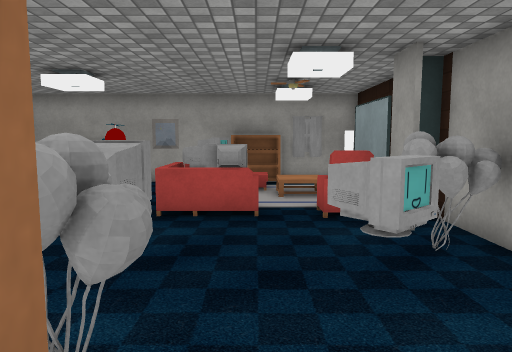
view 1 (above)

16 first-person views from a walk through a Unity game level. The camera is 1.5 m above the floor, tilts 6° down and sees 70° across. The floor is counted in squares, 1 m on a side. Each view is taken from the middle of a square. On the plan, view 1 faces up. The plan holds only what a view shows up to about 16 squares ahead; the rest is blank. The player character is not drawn. Some animated figures are not drawn. Some surface patterns are stand-ins.

view 2
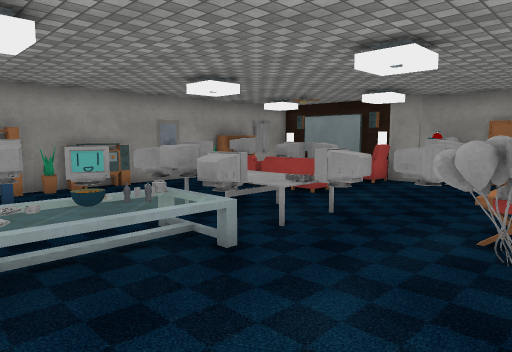

view 3
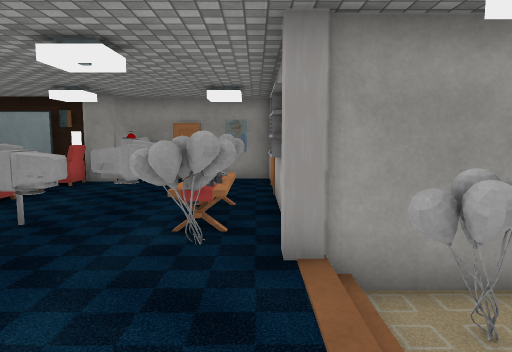

view 4
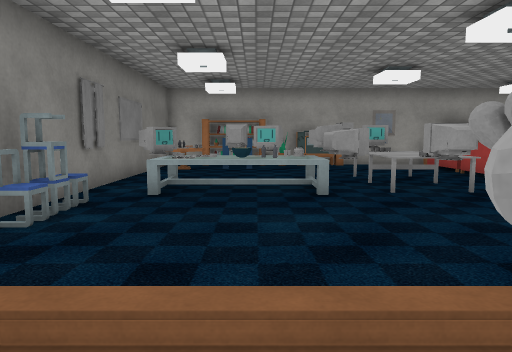

view 5
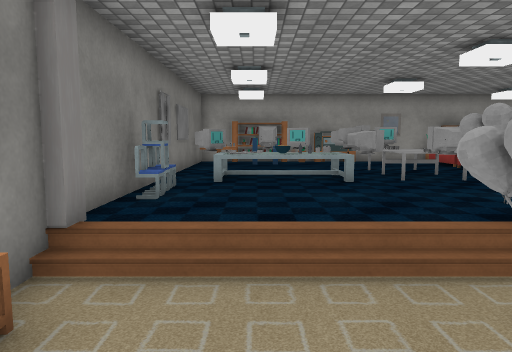

view 6
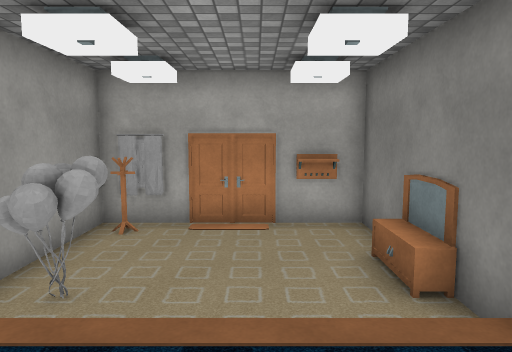

view 7
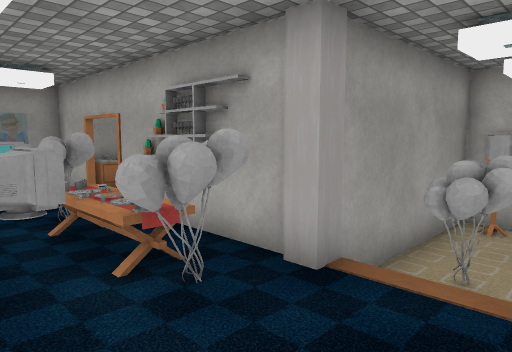

view 8
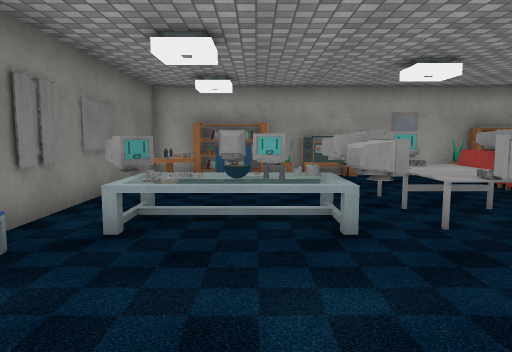

view 9
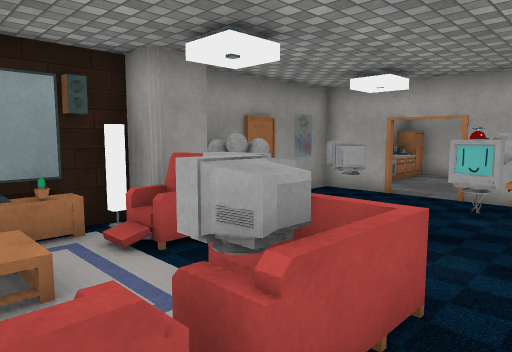

view 10
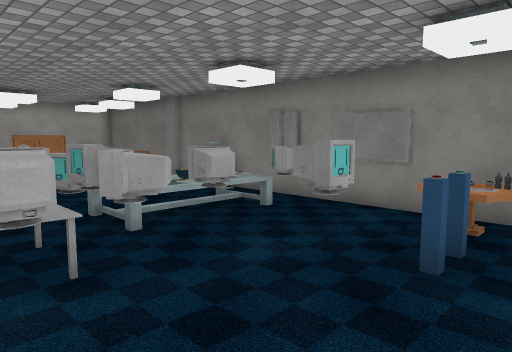

view 11
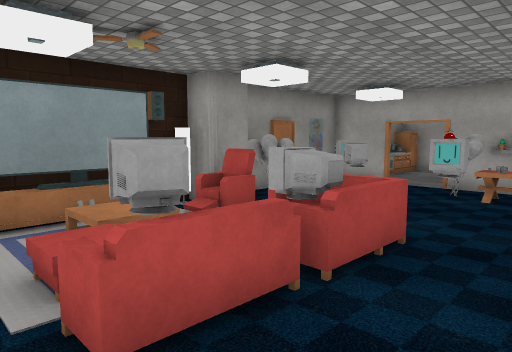

view 12
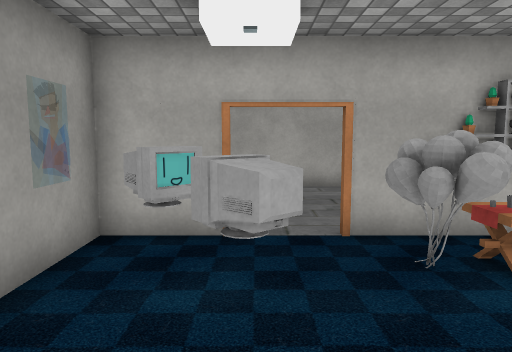

view 13
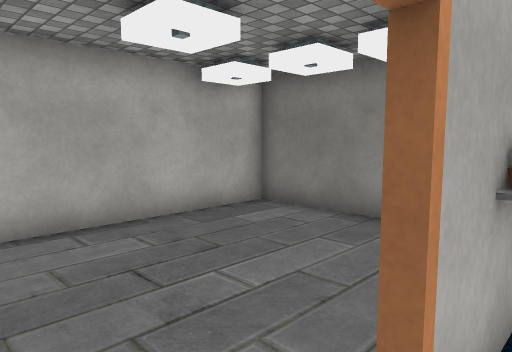

view 14
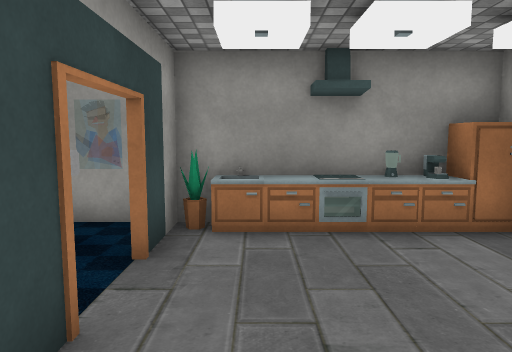

view 15
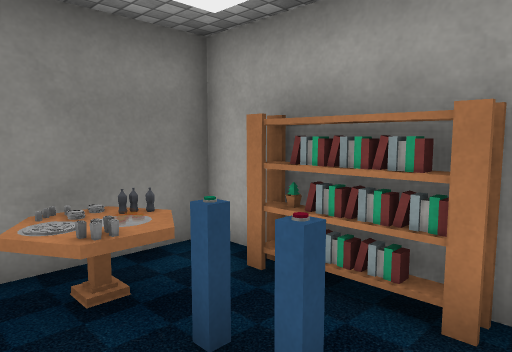

view 16
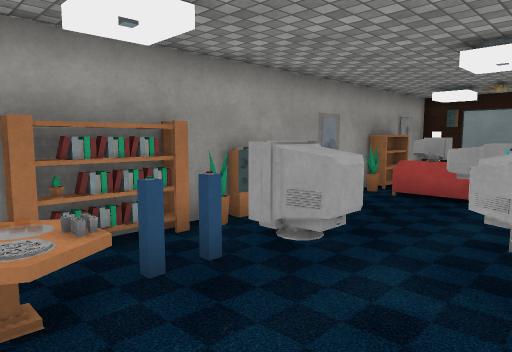

### Floor plan
Key: @ floor where view 1 was taken; # wall or solid block; . main floor; - floor 0.5 m lower than the main floor; / step, stairs or slope; = window, fence, low wall or low ledge; O other object.
Columns run from 12 left of view 1 to 4 right of it. Each row starts with its distance up from view 1.
 13  ###############
 12 ##OOOOOO...OOOO##
 11 #OOOO.....OO   O#
 10 #OO=......OO   O#
  9 #..OO......O   O#
  8 #O.....OO.OO.. O#
  7 #...O.OOO.OOO.O##
  6 #OOOOOOOO......##
  5 #.OOOO.OO.....OO#
  4 ##........OO....#
  3 ##......OO...O..#
  2 #......OOOOO..O.#
  1 #.......O.......#
  0 #//////#####@.#O#
 -1 #----OO#.......O#
 -2  O---O-#.......O#
 -3  O-----#.......O#
 -4 #-----O#......OO#
 -5 ###############O

Positions as (right, up) in squares from view 1, and headings:
1: (0, 0), facing up
2: (-10, 1), facing up-right
3: (-10, 1), facing right
4: (-8, -2), facing up
5: (-9, -4), facing up
6: (-9, 3), facing down
7: (-8, 4), facing down-right
8: (-8, 0), facing up
9: (-3, 10), facing down-right
10: (-4, 12), facing down-left
11: (-4, 12), facing down-right
12: (1, 6), facing down
13: (1, 1), facing down-left
14: (-3, -1), facing right
15: (-7, 9), facing up-left
16: (-11, 7), facing up-right
